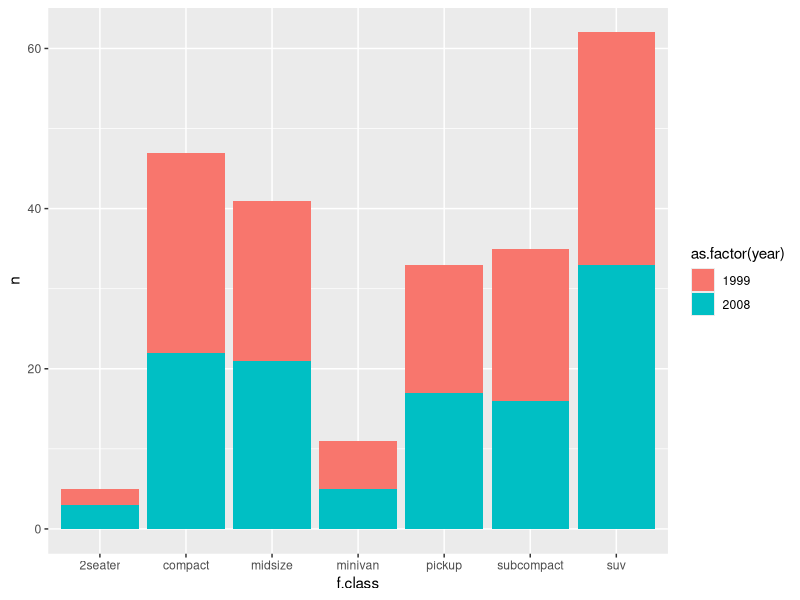
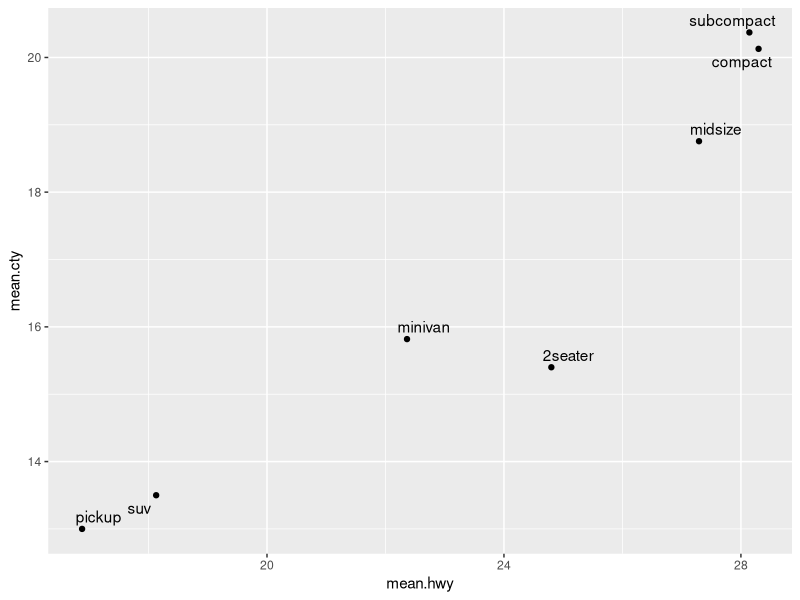
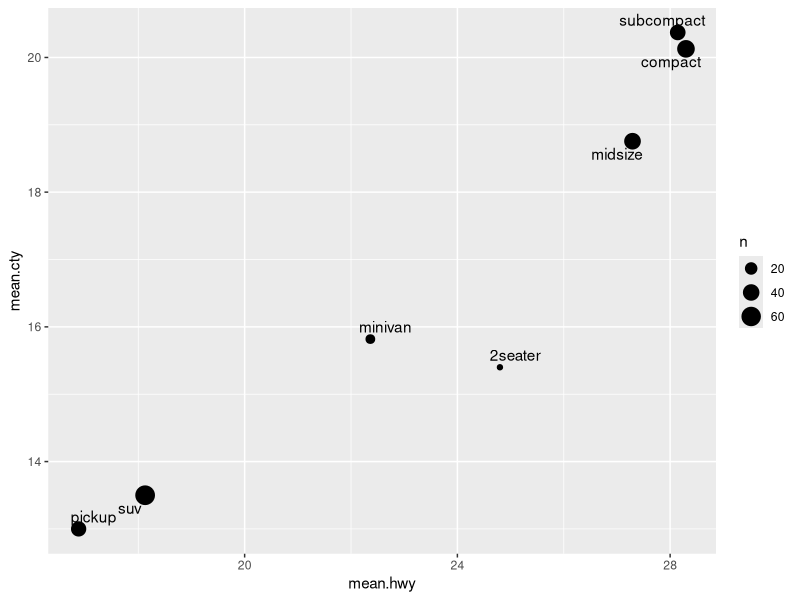

The R source for these figures, in order:
## ---- chunk 1
library(tidyverse)
## you may need to install tidyverse first:
# install.packages('tidyverse')
rm(list=ls())
# setwd('/Users/jng2/Dropbox/Work/Library/CDS/R-RStudio/demo1hr')
## ---- chunk 2
datauto <- data.frame(mpg)
## ---- chunk 3
dim(datauto)
n.obs <- dim(datauto)[1]
n.cols <- dim(datauto)[2]
## ---- chunk 4
# get glimpse of data
str(datauto)
glimpse(datauto)
## ---- chunk 5
# return first few rows
head(datauto)
## ---- chunk 6
# get basic summary stats
summary(datauto)
## ---- chunk 7
datauto$f.class <- as.factor(datauto$class)
summary(datauto$f.class)
## ---- chunk 8
# ascending order
arrange(datauto, cty)
## ---- chunk 9
# descendng order
arrange(datauto, desc(cty))
## ---- chunk 10
datauto <- arrange(datauto, manufacturer, model, year)
## ---- chunk 11
unique( datauto[, 'manufacturer'] )
# equivalently: 
# unique( datauto$manufacturer )
## ---- chunk 12
datauto %>% 
  group_by(manufacturer, year) %>% 
  summarize( n.models = n_distinct(model) )
## ---- chunk 13
datauto %>% 
  group_by(manufacturer, year) %>% 
  filter( n_distinct(model) == 1 )
## ---- chunk 14
classcounts <- datauto %>% group_by(f.class, year) %>% summarize(n = n())
ggplot(dat=classcounts, aes(y=n, x=f.class, fill=as.factor(year))) + 
  geom_bar(stat="identity")
## ---- chunk 15
datauto.means <- datauto %>% 
  group_by(f.class) %>% 
  summarize(mean.cty = mean(cty), mean.hwy = mean(hwy), n = n() )
datauto.means
## ---- chunk 16
library(ggrepel)
plot1 <- ggplot(data=datauto.means, aes(x = mean.hwy, y = mean.cty)) +
  geom_point() +
  geom_text_repel(aes(label=f.class))
plot1
## ---- chunk 17
plot1 <- plot1 + geom_point(aes(size=n))
plot1
## ---- chunk 18
# first get average combined cty and hwy, call it mpg
datauto %>% mutate( mpg = (cty+hwy)/2 )
## ---- chunk 19
# then summarize by manufacturer, model, year
tempdat <- datauto %>% mutate(mpg = (cty+hwy)/2) %>%
  group_by(manufacturer, model, year) %>%
  summarize( mpg=mean(mpg) )
tempdat
## ---- chunk 20
# spread mpg into mpg_1999 and mpg_2008
tempdat %>% spread( key=year, value=mpg)
## ---- chunk 21
# finally, rename 1999 and 2008 columns
dat.mpg.wide <- tempdat %>% spread( key=year, value=mpg) %>%
  rename( mpg_1999 = `1999`, mpg_2008 = `2008` )
dat.mpg.wide
## ---- chunk 22
modl <- lm(formula = mpg_2008 ~ mpg_1999, data=dat.mpg.wide)
summary(modl)
